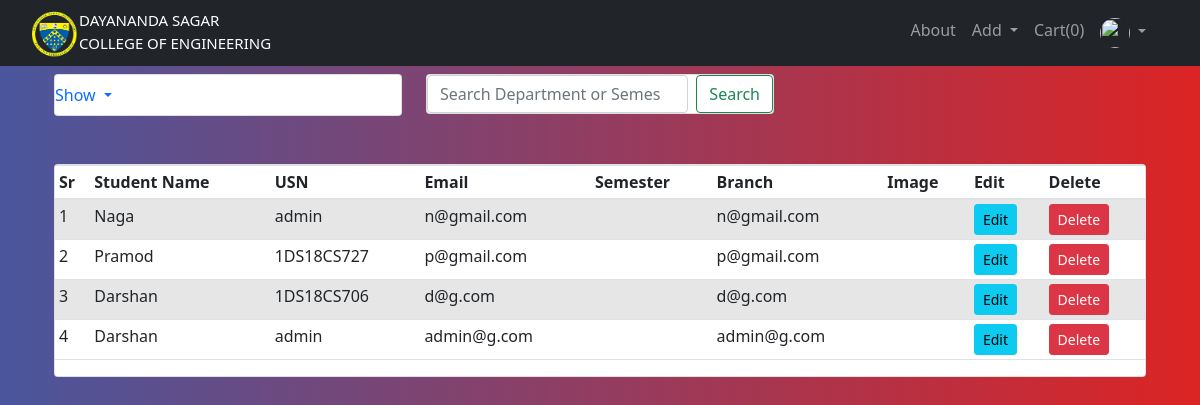
The page /student_list (signed in) on the database as committed earlier.
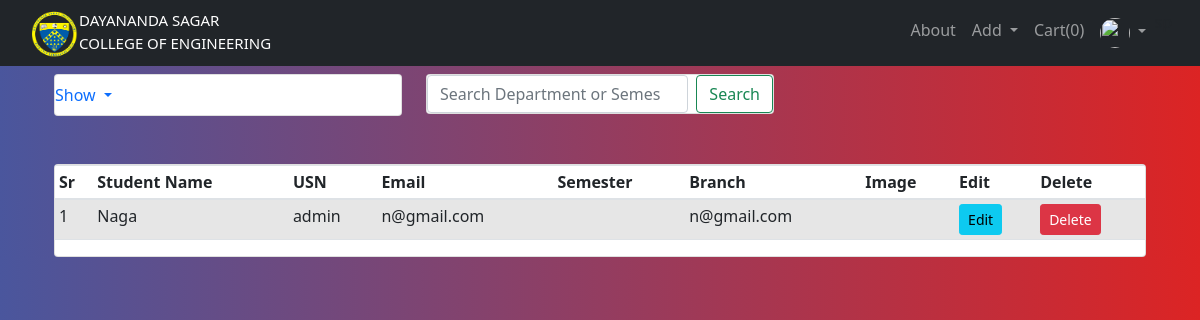
The same page on the database as committed later.
### website/models.py (models this page shows, shortened)
class User(db.Model,UserMixin):
        __tablename__='user'
        id = db.Column(db.Integer, primary_key=True)
        email = db.Column(db.String(150), unique=True)
        password=db.Column(db.String(150))
        first_name=db.Column(db.String(150))
        is_active = db.Column(db.Boolean,default=False)
        urole = db.Column(db.String(80))
        usn = db.Column(db.String(10))
        def is_active(self):
                return self.is_active
        def get_urole(self):
                return self.urole

### website/show.py (the view)
@show.route('/student_list')
@login_required
@requires_access_level("admin")
def student_list():
    stu = User.query.all()
    return render_template('users_list.html',students=stu,user=current_user)

### website/views.py (called while the page is built)
def requires_access_level(access_level):
    def decorator(f):
        @wraps(f)
        def decorated_function(*args, **kwargs):
            if not current_user.is_authenticated:
                flash('Login to Access', 'error')
                return redirect(url_for('views.home'))
            if current_user.get_urole()!=access_level:
                logout_user()
                flash('You do not have access to this resource. You have been automatically Logged Out', 'error')
                return redirect(url_for('views.home'))
            return f(*args, **kwargs)
        return decorated_function
    return decorator

### website/templates/users_list.html (shortened to what this page needs)
{% extends "base.html" %} {% block title %}Users List{% endblock %}
{% block content %}
<br>
<br>
<div class="container">
  <div class="row">
      <div class="col-md-4">
          <div class="card mt-100">
              <ul class="navbar-nav me-auto mb-2 mb-lg-0">
              <li class="nav-item dropdown">
                  <a class="nav-link dropdown-toggle" href="#" id="navbarDropdown" role="button" data-bs-toggle="dropdown" aria-expanded="false">
                    Show
                  </a>
                </li>
              </ul>
          </div>
      </div>
      <div class="col-md-4">
        <div class="card mt-100">
          <form class="d-flex">
            <input class="form-control me-2" type="search" placeholder="Search Department or Semester" aria-label="Search">
            <button class="btn btn-outline-success" type="submit">Search</button>
          </form>
        </div>
    </div>
  </div>
  </div>
  <br/>
<br/>
<div class="container">
  <div class="card">
  <table class="table table-sm table-condensed table-striped">
    <thead>
      <th>Sr</th>
      <th>Student Name</th>
      <th>USN</th>
      <th>Email</th>
      <th>Semester</th>
      <th>Branch</th>
      <th>Image</th>
      <th>Edit</th>
      <th>Delete</th>
    </thead>
    <tbody>
      {% for user in students %}
      <tr>
        <td>{{loop.index}}</td>
        <td>{{user.first_name}}</td>
        <td>{{user.usn}}</td>
        <td>{{user.email}}</td>
        <td>{{user.stock}}</td>
        <td>{{user.email}}</td>
        <td></td>
        <td><a href="#" class="btn btn-info btn-sm">Edit </a></td>
        <td>
        <button type="button" class="btn btn-danger btn-sm" data-toggle="modal" data-target="#">
        Delete
        </button>
        </td>
      </tr>
{% endfor %}
{% endblock %}

### website/templates/base.html (shortened to what this page needs)
<!DOCTYPE html>
<html>
    <head>
        <link
      rel="stylesheet"
      href="https://stackpath.bootstrapcdn.com/bootstrap/4.4.1/css/bootstrap.min.css"
    />
    <link
      rel="stylesheet"
      href="https://stackpath.bootstrapcdn.com/font-awesome/4.7.0/css/font-awesome.min.css"
    />
    <link href="https://cdn.jsdelivr.net/npm/bootstrap@5.1.3/dist/css/bootstrap.min.css" rel="stylesheet">
    <link href="https://cdn.jsdelivr.net/npm/bootstrap@5.1.3/dist/css/bootstrap.min.css" rel="stylesheet">
    <link rel="stylesheet" type="text/css" href="{{url_for('static',filename='style.css')}}">
  </head>
    <body class="bg-nav">
        <nav class="navbar navbar-expand-lg navbar-dark bg-dark">
            <div class="container-fluid">
              {% if user.is_authenticated %}
              {% if user.get_urole()=="admin" %}
              <a href="/admin_home">
              {% elif user.get_urole()=="student" %}
              <a href="/student_home">
              {% elif user.get_urole()=="teacher" %}
              <a href="/teacher_home">
              {% endif %}
              {% else %}
              <a href="/home">
              {% endif %}
              <div style="float: left;">
                <img src="static/DNS logo.png" class="img-responsive" width="50px">
              </div>
              <div style="float:left;padding: 1px 1px 0; color: aliceblue;font-size: 15px; color: white;">DAYANANDA SAGAR<br>
                <em style="font-style: normal;color: aliceblue ; color: white;">COLLEGE OF ENGINEERING</em>
              </div>
              </a>
              <div class="d-flex justify-content-end" id="navbarSupportedContent">
                <ul class="navbar-nav me-auto mb-2 mb-lg-0">
                  <li class="nav-item">
                    <a class="nav-link" aria-current="page" href="/aboutUs">About</a>
                  </li>
                  {% if user.is_authenticated %}
                  {% if user.get_urole()=="admin" %}
                  <li class="nav-item dropdown">
                    <a class="nav-link dropdown-toggle" href="#" id="navbarDropdown" role="button" data-bs-toggle="dropdown" aria-expanded="false">
                      Add
                    </a>
                  </li>
                  {% endif %}
                  <li class="nav-item">
                    <a class="nav-link" href="{{url_for('cart.getCart')}}">Cart({{session['Shoppingcart']|length}})</a>
                  </li>
                  <ul class="navbar-nav">
                    <li class="nav-item dropdown">
                    <a class="nav-link dropdown-toggle" href="#" id="navbarDropdownMenuLink" role="button" data-toggle="dropdown" aria-haspopup="true" aria-expanded="false">
                      <img src="https://s3.eu-central-1.amazonaws.com/bootstrapbaymisc/blog/24_days_bootstrap/fox.jpg" width="30" height="30" class="rounded-circle">
                    </a>
                  </li>
                </ul>
                <li>
                </li>
                  {% endif %}
                </ul>
              </div>
            </div>
          </nav>
          <div class="container">
              {% block content %}
              {% endblock %}
          </div>
    </body>
</html>

### website/static/style.css (style rules this page uses)
.bg-nav { background: #DC2424; background: -webkit-linear-gradient(to right, #4A569D, #DC2424); background: linear-gradient(to right, #4A569D, #DC2424); }
.mt-100 { margin-top: -40px; }

Rows that differ between the two databases and show on the page:
removed User: first_name "Pramod", usn "1DS18CS727", email "p@gmail.com"
removed User: first_name "Darshan", usn "1DS18CS706", email "d@g.com"
removed User: first_name "Darshan", usn "admin", email "admin@g.com"
